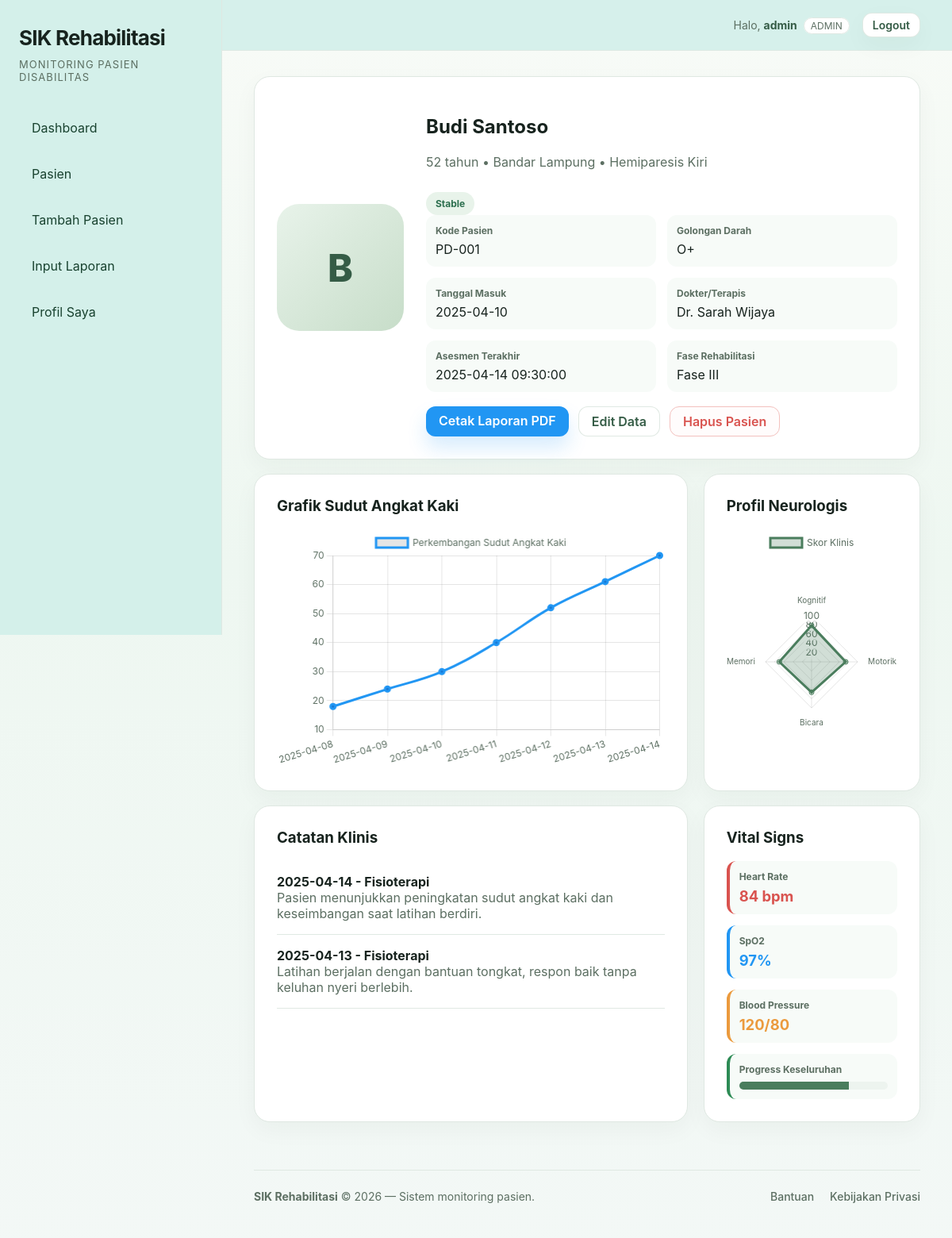
The page /patient-detail.php (signed in) on the database its author committed.
### tables this page shows
CREATE TABLE patients (
    id INT PRIMARY KEY AUTO_INCREMENT,
    code VARCHAR(20) NOT NULL UNIQUE,
    name VARCHAR(100) NOT NULL,
    age INT NOT NULL,
    gender ENUM('L','P') NOT NULL,
    address VARCHAR(150),
    diagnosis VARCHAR(100) NOT NULL,
    disability_type VARCHAR(50) NOT NULL,
    status ENUM('stable','monitoring','high-risk','urgent') NOT NULL DEFAULT 'monitoring',
    room VARCHAR(50),
    blood_type VARCHAR(5),
    admission_date DATE,
    clinician VARCHAR(100),
    progress INT DEFAULT 0,
    phase VARCHAR(30),
    latest_assessment DATETIME,
    heart_rate INT,
    spo2 INT,
    blood_pressure VARCHAR(15)
);

CREATE TABLE reports (
    id INT PRIMARY KEY AUTO_INCREMENT,
    patient_id INT NOT NULL,
    report_date DATE NOT NULL,
    activity_type VARCHAR(50) NOT NULL,
    narrative TEXT,
    mobility TINYINT,
    communication TINYINT,
    social_skills TINYINT,
    CONSTRAINT fk_reports_patient FOREIGN KEY (patient_id) REFERENCES patients(id)
        ON DELETE CASCADE ON UPDATE CASCADE
);

### includes/functions.php (called while the page is built, shortened)
<?php
function h(?string $value): string
{
    return htmlspecialchars((string)$value, ENT_QUOTES, 'UTF-8');
}
function getPatientById(PDO $pdo, int $id): ?array
{
    $stmt = $pdo->prepare("SELECT * FROM patients WHERE id = ?");
    $stmt->execute([$id]);
    $patient = $stmt->fetch();
    return $patient ?: null;
}
function getPatientReports(PDO $pdo, int $patientId): array
{
    $stmt = $pdo->prepare("SELECT * FROM reports WHERE patient_id = ? ORDER BY report_date DESC, id DESC");
    $stmt->execute([$patientId]);
    return $stmt->fetchAll();
}
function getSensorReadings(PDO $pdo, int $patientId): array
{
    $stmt = $pdo->prepare("SELECT * FROM sensor_readings WHERE patient_id = ? ORDER BY session_date ASC, id ASC");
    $stmt->execute([$patientId]);
    return $stmt->fetchAll();
}
function statusLabel(string $status): string
{
    $map = [
        'stable' => 'Stable',
        'monitoring' => 'Monitoring',
        'high-risk' => 'High Risk',
        'urgent' => 'Urgent',
    ];
    return $map[$status] ?? ucfirst($status);
}
?>

### patient-detail.php (the view, shortened to what this page needs)
<?php
require 'includes/db.php';
require 'includes/functions.php';
$id = (int)($_GET['id'] ?? 1);
$patient = getPatientById($pdo, $id);
$reports = getPatientReports($pdo, $id);
$sensors = getSensorReadings($pdo, $id);
$neuroProfile = [
    'kognitif' => min(100, max(10, (int)$patient['progress'] + 5)),
    'motorik'  => min(100, max(10, (int)$patient['progress'])),
    'bicara'   => min(100, max(10, (int)$patient['progress'] - 8)),
    'memori'   => min(100, max(10, (int)$patient['progress'] - 4)),
];
require 'includes/header.php';
?>
<section class="card patient-header">
    <div class="avatar"><?= h(mb_strtoupper(mb_substr($patient['name'], 0, 1))) ?></div>
    <div>
        <h2><?= h($patient['name']) ?></h2>
        <p class="muted"><?= h($patient['age']) ?> tahun • <?= h($patient['address']) ?> • <?= h($patient['diagnosis']) ?></p>
        <p class="status <?= h($patient['status']) ?>"><?= h(statusLabel($patient['status'])) ?></p>
        <div class="kv">
            <div class="item"><strong>Kode Pasien</strong><span><?= h($patient['code']) ?></span></div>
            <div class="item"><strong>Golongan Darah</strong><span><?= h($patient['blood_type']) ?></span></div>
            <div class="item"><strong>Tanggal Masuk</strong><span><?= h($patient['admission_date']) ?></span></div>
            <div class="item"><strong>Dokter/Terapis</strong><span><?= h($patient['clinician']) ?></span></div>
            <div class="item"><strong>Asesmen Terakhir</strong><span><?= h($patient['latest_assessment']) ?></span></div>
            <div class="item"><strong>Fase Rehabilitasi</strong><span><?= h($patient['phase']) ?></span></div>
        </div>
        <div class="mt-18" style="display: flex; gap: 12px; flex-wrap: wrap;">
            <a href="print-patient.php?id=<?= $id ?>" target="_blank" class="btn btn-primary" style="padding: 8px 16px; background: #2196F3; box-shadow: 0 14px 24px rgba(33, 150, 243, 0.18);">Cetak Laporan PDF</a>
        <?php if ($_SESSION['role'] === 'super_admin' || $_SESSION['role'] === 'admin'): ?>
            <a href="edit-patient.php?id=<?= $id ?>" class="btn btn-secondary" style="padding: 8px 16px;">Edit Data</a>
            <a href="delete-patient.php?id=<?= $id ?>" class="btn btn-secondary" style="padding: 8px 16px; color: var(--danger); border-color: #f3c1be; background: #fffcfc;" onclick="return confirm('PERINGATAN!\n\nApakah Anda yakin ingin menghapus data pasien ini secara permanen? Semua riwayat laporan dan data sensor juga akan ikut terhapus.')">Hapus Pasien</a>
        <?php endif; ?>
        </div>
    </div>
</section>
<section class="grid-2 mt-18">
    <div class="card">
        <h3>Grafik Sudut Angkat Kaki</h3>
        <div class="chart-container">
            <canvas id="detailLineChart"></canvas>
        </div>
    </div>
    <div class="card">
        <h3>Profil Neurologis</h3>
        <div class="chart-container">
            <canvas id="detailRadarChart"></canvas>
        </div>
    </div>
</section>
<section class="grid-2 mt-18">
    <div class="card">
        <h3>Catatan Klinis</h3>
        <ul class="list">
            <?php foreach ($reports as $report): ?>
                <li>
                    <strong><?= h($report['report_date']) ?> - <?= h($report['activity_type']) ?></strong><br>
                    <span class="muted"><?= h($report['narrative']) ?></span>
                </li>
            <?php endforeach; ?>
        </ul>
    </div>
    <div class="card">
        <h3>Vital Signs</h3>
        <div class="kv single">
            <div class="item" style="border-left: 4px solid var(--danger);"><strong>Heart Rate</strong><span style="font-size: 1.15rem; font-weight: bold; color: var(--danger);"><?= h((string)$patient['heart_rate']) ?> bpm</span></div>
            <div class="item" style="border-left: 4px solid #2196F3;"><strong>SpO2</strong><span style="font-size: 1.15rem; font-weight: bold; color: #2196F3;"><?= h((string)$patient['spo2']) ?>%</span></div>
            <div class="item" style="border-left: 4px solid var(--warning);"><strong>Blood Pressure</strong><span style="font-size: 1.15rem; font-weight: bold; color: var(--warning);"><?= h($patient['blood_pressure']) ?></span></div>
            <div class="item" style="border-left: 4px solid var(--success);"><strong>Progress Keseluruhan</strong><div class="progress" style="margin-top: 8px;"><span style="width: <?= (int)$patient['progress'] ?>%"></span></div></div>
        </div>
    </div>
</section>
<script>
    window.detailLineChartData = {
        labels: <?= json_encode(array_column($sensors, 'session_date')) ?>,
        values: <?= json_encode(array_map('floatval', array_column($sensors, 'angle'))) ?>,
        title: <?= json_encode($patient['name']) ?>
    };
    window.detailRadarChartData = <?= json_encode($neuroProfile) ?>;
</script>
<?php require 'includes/footer.php'; ?>

### css/style.css (style rules this page uses)
:root { --primary: #4a7d5d; --primary-dark: #355c46; --primary-light: #e8f3ea; --surface: #ffffff; --bg: #f7fbf8; --text: #17231e; --muted: #5c6f62; --border: #dfe8e2; --danger: #d9534f; --warning: #eb9a3d; --success: #2d8b55; --shadow: 0 10px 30px rgba(23, 39, 31, 0.04); }
* { box-sizing: border-box; }
html { scroll-behavior: smooth; }
body { margin: 0; min-height: 100vh; font-family: 'Inter', system-ui, -apple-system, BlinkMacSystemFont, 'Segoe UI', sans-serif; background: linear-gradient(180deg, #f8fbf7 0%, #eef7f1 45%, #f3f8f6 100%); color: var(--text); }
a { color: inherit; text-decoration: none; }
.main > * { animation: fadeInUp 0.5s cubic-bezier(0.2, 0.8, 0.2, 1) backwards; }
.main > *:nth-child(2) { animation-delay: 0.2s; }
.main > *:nth-child(3) { animation-delay: 0.3s; }
.main > *:nth-child(4) { animation-delay: 0.4s; }
.stats-grid, .grid-2, .grid-3 { display: grid; gap: 20px; }
.grid-2 { grid-template-columns: minmax(0, 2fr) minmax(0, 1fr); }
.card { background: var(--surface); border: 1px solid var(--border); border-radius: 20px; padding: 28px; box-shadow: var(--shadow); transition: transform 0.3s ease, box-shadow 0.3s ease; }
.card h3, .card h4 { margin-top: 0; }
.muted { color: var(--muted); }
.progress { height: 10px; background: #edf4ef; border-radius: 999px; overflow: hidden; }
.progress > span { display: block; height: 100%; background: var(--primary); }
.status { display: inline-block; padding: 7px 12px; border-radius: 999px; font-size: 12px; font-weight: 700; margin: 12px 0 0; }
.status.stable { background: #e8f3ea; color: #2c6f4e; }
.list { list-style: none; padding: 0; margin: 0; }
.list li { padding: 16px 0; border-bottom: 1px solid rgba(223, 232, 226, 0.95); }
.kv { display: grid; grid-template-columns: repeat(2, 1fr); gap: 14px; }
.kv.single { grid-template-columns: 1fr; }
.kv .item { background: #f7fbf8; border-radius: 12px; padding: 12px; }
.kv .item strong { display: block; font-size: 12px; color: var(--muted); margin-bottom: 6px; }
.patient-header { display: grid; grid-template-columns: 160px 1fr; gap: 28px; align-items: center; }
.avatar { width: 160px; height: 160px; border-radius: 28px; background: linear-gradient(135deg, var(--primary-light), #c7ddc9); display: flex; align-items: center; justify-content: center; font-size: 48px; color: var(--primary-dark); font-weight: 800; }
.chart-container { position: relative; height: 300px; width: 100%; margin-top: 16px; }
.btn { border: 0; border-radius: 12px; padding: 14px 18px; font-weight: 600; cursor: pointer; transition: transform 0.2s ease, background 0.2s ease, box-shadow 0.2s ease; }
.btn-primary { background: #26a69a; color: white; box-shadow: 0 14px 24px rgba(38, 166, 154, 0.25); }
.btn-secondary { background: #ffffff; border: 1px solid rgba(223, 232, 226, 0.95); color: var(--primary-dark); }
.mt-18 { margin-top: 18px; }

### rows shown on the page
patients: name "B", name "Budi Santoso", age "52", address "Bandar Lampung", diagnosis "Hemiparesis Kiri", status "Stable", code "PD-001", blood_type "O+", admission_date "2025-04-10", clinician "Dr. Sarah Wijaya", latest_assessment "2025-04-14 09:30:00", phase "Fase III", heart_rate "84", spo2 "97", blood_pressure "120/80"
reports: report_date "2025-04-14", activity_type "Fisioterapi", narrative "Pasien menunjukkan peningkatan sudut angkat kaki dan keseimbangan saat latihan berdiri."
reports: report_date "2025-04-13", activity_type "Fisioterapi", narrative "Latihan berjalan dengan bantuan tongkat, respon baik tanpa keluhan nyeri berlebih."

### other values the page prints
$_SESSION['username'] "admin"
$_SESSION['role'] "ADMIN"
chart data {{ json_encode(array_column($sensors, 'session_date')) }} ["2025-04-08","2025-04-09","2025-04-10","2025-04-11","2025-04-12","2025-04-13","2025-04-14"]
chart data {{ json_encode($neuroProfile) }} {"kognitif":79,"motorik":74,"bicara":66,"memori":70}
